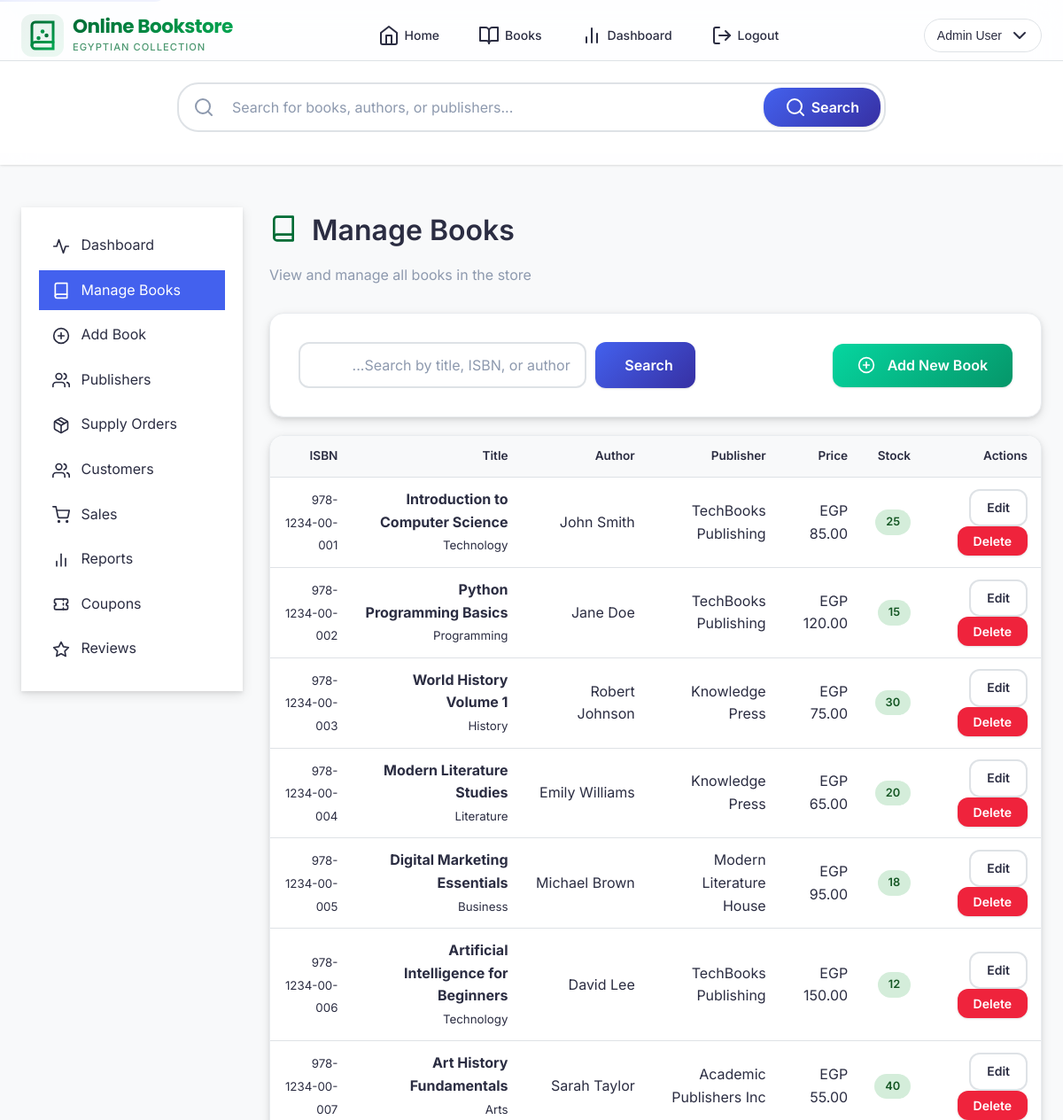
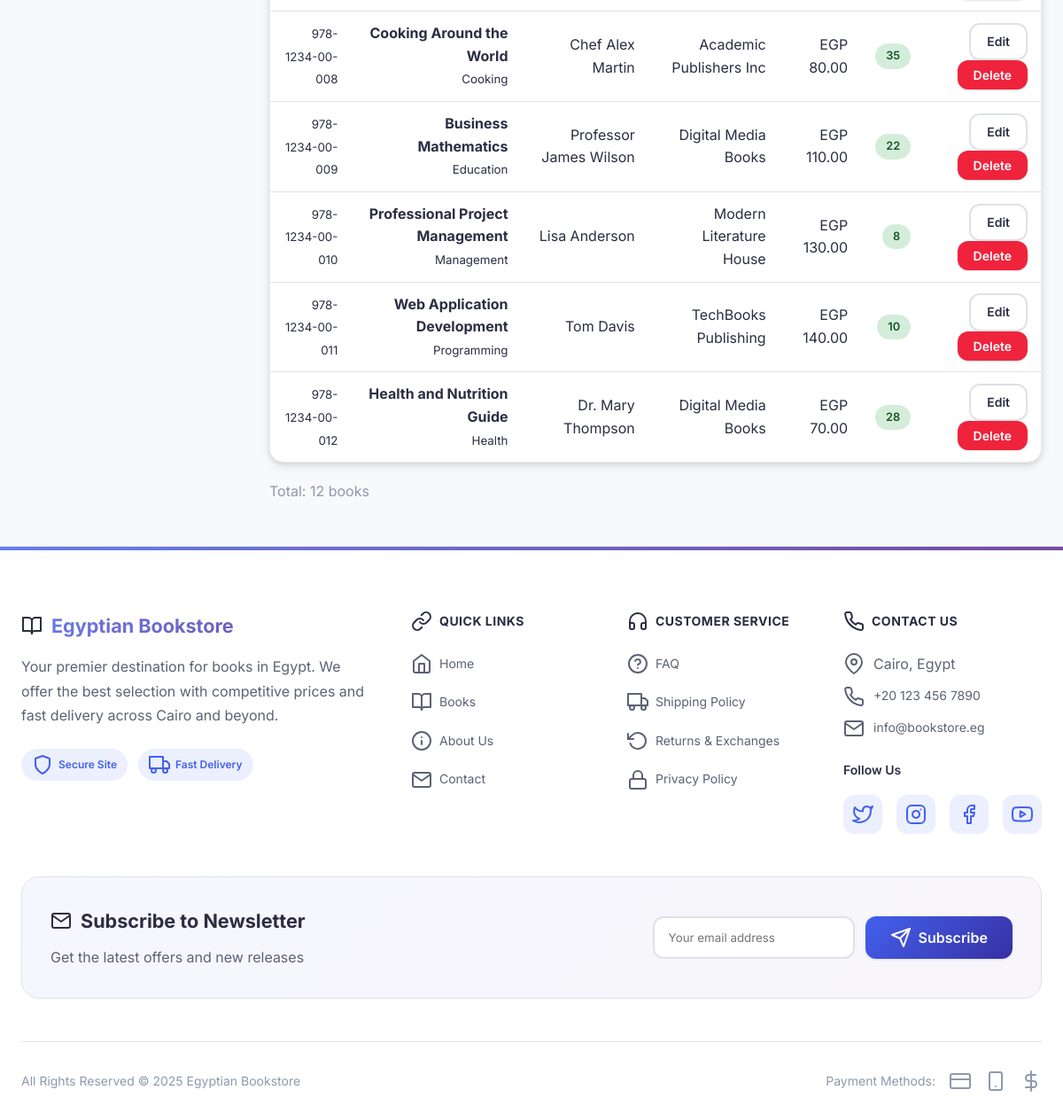
Screenshot of /admin/books.php (signed in) with the database file from the repository (2 pictures, top to bottom).
### tables this page shows
CREATE TABLE books (
    isbn VARCHAR(20) PRIMARY KEY,
    title VARCHAR(500) NOT NULL,
    authors VARCHAR(500) NOT NULL,
    publisher_id INT,
    year INT,
    price DECIMAL(10, 2) NOT NULL,
    category VARCHAR(100),
    stock INT DEFAULT 0,
    threshold INT DEFAULT 5,
    image_url VARCHAR(500) DEFAULT NULL,
    description TEXT,
    created_at TIMESTAMP DEFAULT CURRENT_TIMESTAMP,
    FOREIGN KEY (publisher_id) REFERENCES publishers(id) ON DELETE SET NULL
);

CREATE TABLE publishers (
    id INT AUTO_INCREMENT PRIMARY KEY,
    name VARCHAR(255) NOT NULL,
    address TEXT,
    phone VARCHAR(20),
    created_at TIMESTAMP DEFAULT CURRENT_TIMESTAMP
);

### includes/auth.php (called while the page is built, shortened)
<?php
function sanitize($data) {
    return htmlspecialchars(strip_tags(trim($data)), ENT_QUOTES, 'UTF-8');
}
?>

### includes/db.php (called while the page is built, shortened)
<?php
$use_mysqli = extension_loaded('mysqli');
$use_pdo = extension_loaded('pdo_mysql');
function getDBConnection() {
    global $use_mysqli, $use_pdo;
    static $conn = null;
    if ($conn === null) {
        if ($use_mysqli) {
            $conn = new mysqli(DB_HOST, DB_USER, DB_PASS, DB_NAME);
            $conn->set_charset(DB_CHARSET);
        } else {
            die("خطأ: لم يتم العثور على درايفر MySQL. يرجى تثبيت mysqli أو PDO MySQL.");
        }
    }
    return $conn;
}
function dbQuery($sql, $params = []) {
    global $use_mysqli;
    $conn = getDBConnection();
    if ($use_mysqli) {
        $stmt = $conn->prepare($sql);
        if (!empty($params)) {
            $types = str_repeat('s', count($params));
            $stmt->bind_param($types, ...$params);
        }
        $stmt->execute();
        $result = $stmt->get_result();
        $data = $result->fetch_all(MYSQLI_ASSOC);
        return $data;
    } else {
        $stmt = $conn->prepare($sql);
        $stmt->execute($params);
        return $stmt->fetchAll();
    }
}
function dbQuerySingle($sql, $params = []) {
    global $use_mysqli;
    $conn = getDBConnection();
    if ($use_mysqli) {
        $stmt = $conn->prepare($sql);
        $stmt->execute();
        $result = $stmt->get_result();
        $data = $result->fetch_assoc();
        return $data;
    } else {
        $stmt = $conn->prepare($sql);
        $stmt->execute($params);
        return $stmt->fetch();
    }
}
?>

### admin/books.php (the view, shortened to what this page needs)
<?php
require_once '../includes/db.php';
require_once '../includes/auth.php';
$page = max(1, intval($_GET['page'] ?? 1));
$perPage = 15;
$offset = ($page - 1) * $perPage;
$search = sanitize($_GET['search'] ?? '');
$where = '';
$params = [];
$totalCount = dbQuerySingle(
    "SELECT COUNT(*) as count FROM books b $where",
    $params
)['count'];
$params[] = $perPage;
$params[] = $offset;
$books = dbQuery(
    "SELECT b.*, p.name as publisher_name
     FROM books b
     LEFT JOIN publishers p ON b.publisher_id = p.id
     $where
     ORDER BY b.created_at DESC
     LIMIT ? OFFSET ?",
    $params
);
require_once '../includes/header.php';
?>
<div class="admin-layout">
    <?php require_once '../includes/admin_sidebar.php'; ?>
    <main>
        <div class="page-header">
            <h1>
                <span style="vertical-align: middle; margin-right: 8px;">
                    <svg xmlns="http://www.w3.org/2000/svg" width="32" height="32" viewBox="0 0 24 24" fill="none" stroke="#006c35" stroke-width="2" stroke-linecap="round" stroke-linejoin="round"><path d="M4 19.5A2.5 2.5 0 0 1 6.5 17H20"></path><path d="M6.5 2H20v20H6.5A2.5 2.5 0 0 1 4 19.5v-15A2.5 2.5 0 0 1 6.5 2z"></path></svg>
                </span>
                Manage Books
            </h1>
            <p>View and manage all books in the store</p>
        </div>
        <div class="card" style="margin-bottom: 20px;">
            <div class="card-body">
                <div style="display: flex; justify-content: space-between; align-items: center; flex-wrap: wrap; gap: 15px;">
                    <form method="GET" action="" style="display: flex; gap: 10px;">
                        <input type="text" name="search" class="form-control" placeholder="Search by title, ISBN, or author..."
                               value="<?php echo htmlspecialchars($search); ?>" style="min-width: 300px;">
                        <button type="submit" class="btn btn-primary">
                            Search
                        </button>
                    </form>
                    <a href="/admin/add_book.php" class="btn btn-success">
                        Add New Book
                    </a>
                </div>
            </div>
        </div>
        <div class="card">
            <div class="table-responsive">
                <table class="data-table">
                    <thead>
                        <tr>
                            <th>ISBN</th>
                            <th>Title</th>
                            <th>Author</th>
                            <th>Publisher</th>
                            <th>Price</th>
                            <th>Stock</th>
                            <th>Actions</th>
                        </tr>
                    </thead>
                    <tbody>
                        <?php if (empty($books)): ?>
                            <tr>
                                <td colspan="7" style="text-align: center; padding: 40px;">
                                    No books found
                                </td>
                            </tr>
                        <?php else: ?>
                            <?php foreach ($books as $book): ?>
                                <tr>
                                    <td><small><?php echo htmlspecialchars($book['isbn']); ?></small></td>
                                    <td>
                                        <strong><?php echo htmlspecialchars($book['title']); ?></strong>
                                        <br><small><?php echo htmlspecialchars($book['category']); ?></small>
                                    </td>
                                    <td><?php echo htmlspecialchars($book['authors']); ?></td>
                                    <td><?php echo htmlspecialchars($book['publisher_name'] ?? '-'); ?></td>
                                    <td>EGP <?php echo number_format($book['price'], 2); ?></td>
                                    <td>
                                        <span class="badge <?php echo $book['stock'] <= 0 ? 'badge-cancelled' : ($book['stock'] < $book['threshold'] ? 'badge-pending' : 'badge-confirmed'); ?>">
                                            <?php echo $book['stock']; ?>
                                        </span>
                                    </td>
                                    <td>
                                        <a href="/admin/update_book.php?isbn=<?php echo urlencode($book['isbn']); ?>" class="btn btn-secondary btn-sm">Edit</a>
                                        <form method="POST" action="" style="display: inline;" onsubmit="return confirm('Are you sure you want to delete this book?');">
                                            <button type="submit" class="btn btn-danger btn-sm">Delete</button>
                                        </form>
                                    </td>
                                </tr>
                            <?php endforeach; ?>
                        <?php endif; ?>
                    </tbody>
                </table>
            </div>
        </div>
        <p style="margin-top: 20px; color: var(--text-light);">
            Total: <?php echo $totalCount; ?> books
        </p>
    </main>
</div>
<?php require_once '../includes/footer.php'; ?>

### rows the page displays
books: isbn "978-1234-00-001", title "Introduction to Computer Science", category "Technology", authors "John Smith", publisher.name "TechBooks Publishing", price "85.00", stock "25"
books: isbn "978-1234-00-002", title "Python Programming Basics", category "Programming", authors "Jane Doe", publisher.name "TechBooks Publishing", price "120.00", stock "15"
books: isbn "978-1234-00-003", title "World History Volume 1", category "History", authors "Robert Johnson", publisher.name "Knowledge Press", price "75.00", stock "30"
books: isbn "978-1234-00-004", title "Modern Literature Studies", category "Literature", authors "Emily Williams", publisher.name "Knowledge Press", price "65.00", stock "20"
books: isbn "978-1234-00-005", title "Digital Marketing Essentials", category "Business", authors "Michael Brown", publisher.name "Modern Literature House", price "95.00", stock "18"
books: isbn "978-1234-00-006", title "Artificial Intelligence for Beginners", category "Technology", authors "David Lee", publisher.name "TechBooks Publishing", price "150.00", stock "12"
books: isbn "978-1234-00-007", title "Art History Fundamentals", category "Arts", authors "Sarah Taylor", publisher.name "Academic Publishers Inc", price "55.00", stock "40"
books: isbn "978-1234-00-008", title "Cooking Around the World", category "Cooking", authors "Chef Alex Martin", publisher.name "Academic Publishers Inc", price "80.00", stock "35"
books: isbn "978-1234-00-009", title "Business Mathematics", category "Education", authors "Professor James Wilson", publisher.name "Digital Media Books", price "110.00", stock "22"
books: isbn "978-1234-00-010", title "Professional Project Management", category "Management", authors "Lisa Anderson", publisher.name "Modern Literature House", price "130.00", stock "8"
books: isbn "978-1234-00-011", title "Web Application Development", category "Programming", authors "Tom Davis", publisher.name "TechBooks Publishing", price "140.00", stock "10"
books: isbn "978-1234-00-012", title "Health and Nutrition Guide", category "Health", authors "Dr. Mary Thompson", publisher.name "Digital Media Books", price "70.00", stock "28"

### other values shown
getCurrentUserName() "Admin User"
$totalCount "12"
